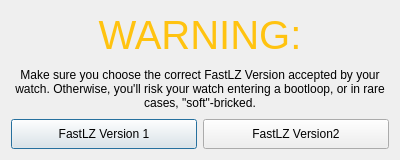
<?xml version="1.0" encoding="UTF-8"?>
<ui version="4.0">
 <class>DialogIwfLz</class>
 <widget class="QDialog" name="DialogIwfLz">
  <property name="geometry">
   <rect>
    <x>0</x>
    <y>0</y>
    <width>400</width>
    <height>160</height>
   </rect>
  </property>
  <property name="minimumSize">
   <size>
    <width>400</width>
    <height>160</height>
   </size>
  </property>
  <property name="maximumSize">
   <size>
    <width>400</width>
    <height>160</height>
   </size>
  </property>
  <property name="windowTitle">
   <string>Choose FastLZ Version</string>
  </property>
  <layout class="QGridLayout" name="gridLayout">
   <item row="0" column="0">
    <layout class="QVBoxLayout" name="verticalLayout">
     <item>
      <widget class="QLabel" name="label">
       <property name="font">
        <font>
         <pointsize>30</pointsize>
        </font>
       </property>
       <property name="text">
        <string>&lt;html&gt;&lt;head/&gt;&lt;body&gt;&lt;p&gt;&lt;span style=&quot; color:#ffc310;&quot;&gt;WARNING:&lt;/span&gt;&lt;/p&gt;&lt;/body&gt;&lt;/html&gt;</string>
       </property>
       <property name="alignment">
        <set>Qt::AlignmentFlag::AlignCenter</set>
       </property>
      </widget>
     </item>
     <item>
      <widget class="QLabel" name="label_2">
       <property name="text">
        <string>Make sure you choose the correct FastLZ Version accepted by your watch. Otherwise, you'll risk your watch entering a bootloop, or in rare cases, &quot;soft&quot;-bricked.</string>
       </property>
       <property name="alignment">
        <set>Qt::AlignmentFlag::AlignCenter</set>
       </property>
       <property name="wordWrap">
        <bool>true</bool>
       </property>
      </widget>
     </item>
     <item>
      <layout class="QHBoxLayout" name="horizontalLayout">
       <item>
        <widget class="QPushButton" name="pushButtonFastLz1">
         <property name="minimumSize">
          <size>
           <width>0</width>
           <height>30</height>
          </size>
         </property>
         <property name="text">
          <string>FastLZ Version 1</string>
         </property>
        </widget>
       </item>
       <item>
        <widget class="QPushButton" name="pushButtonFastLz2">
         <property name="minimumSize">
          <size>
           <width>0</width>
           <height>30</height>
          </size>
         </property>
         <property name="text">
          <string>FastLZ Version2</string>
         </property>
        </widget>
       </item>
      </layout>
     </item>
    </layout>
   </item>
  </layout>
 </widget>
 <resources/>
 <connections/>
</ui>
